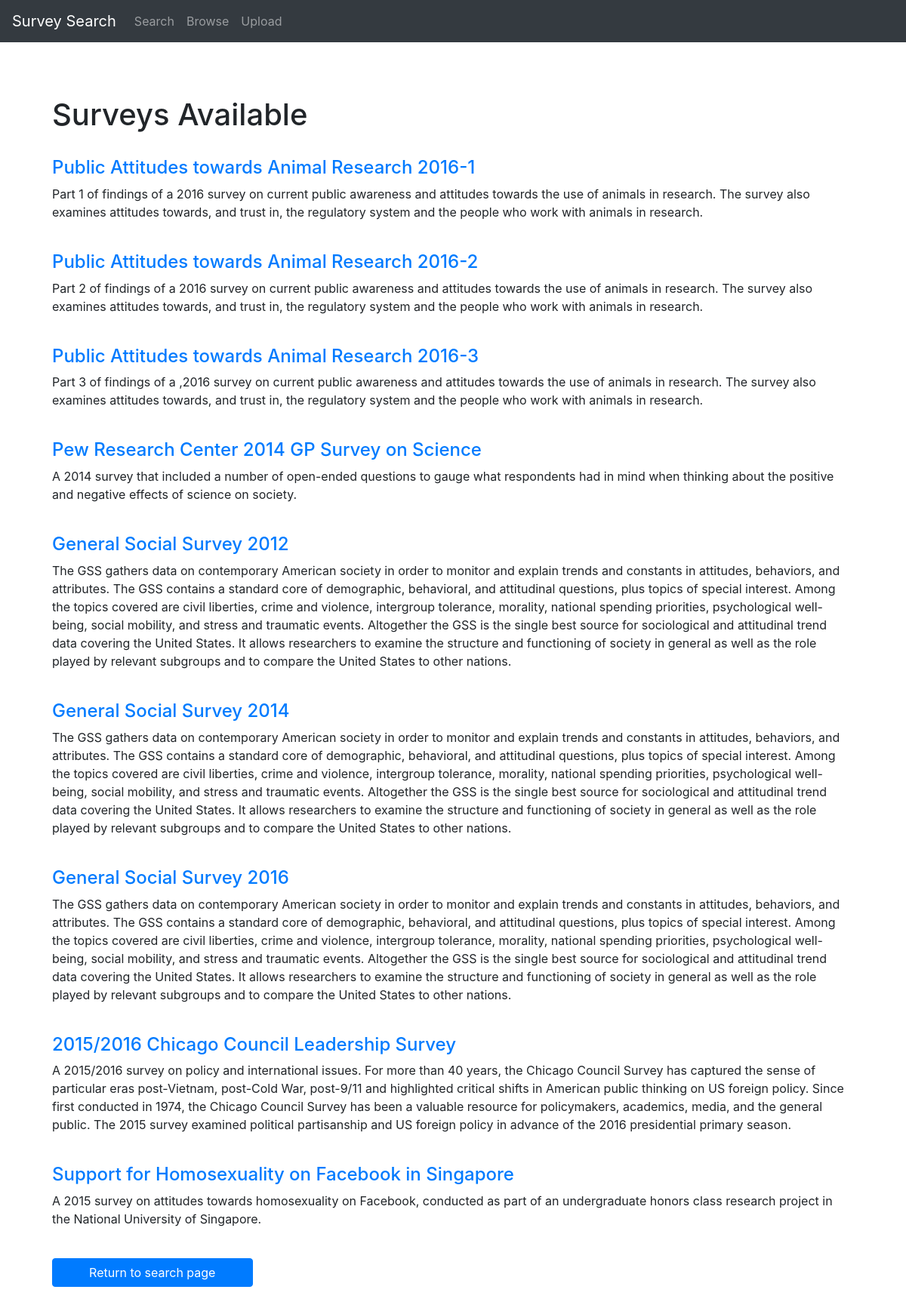
The page /search/browse_surveys.html on the database its author committed.
### search/models.py (models this page shows, shortened)
class SurveyDetails(models.Model):
    survey_num = models.IntegerField(db_column='survey_num', primary_key = True)
    survey_key = models.CharField(db_column = 'survey_key', max_length = 500)
    survey_name = models.CharField(db_column='survey_name', max_length = 1000)
    num_participants = models.IntegerField(db_column='num_participants')
    org_conduct = models.CharField(db_column='org_conduct', max_length = 1000)
    num_questions = models.IntegerField(db_column='num_questions')
    data_link = models.CharField(db_column='data_link', max_length = 1000)
    doc_link = models.CharField(db_column='doc_link', max_length = 1000)
    source_link = models.CharField(db_column='source_link', max_length = 1000)
    summary = models.CharField(db_column='summary', max_length = 3000)
    survey_questions_document = models.FileField(db_column="document", upload_to="documents/")
    class Meta:
        db_table = 'survey_details_new'

### search/views.py (the view)
# urls.py: path('browse_surveys.html', views.Browse.as_view(), name='browse_surveys'),
class Browse(generic.ListView):
    template_name = 'search/browse_surveys.html'
    paginate_by = 10
    def get_queryset(self):
        result = SurveyDetails.objects.all()
        if result:
            return result
        else:
            return []

### search/templates/search/browse_surveys.html (shortened to what this page needs)
{% extends 'base_other.html' %}
{% block content %}
<h1>Surveys Available</h1>
{% for survey in object_list %}
<a href="{% url 'search:browse_detail' survey.survey_num %}"><h4>{{ survey.survey_name }}</h4></a>
<p><font > {{ survey.summary }}</font></p>
<br>
{% empty %}
<p>There are no surveys in the database yet.</p>
{% endfor %}
<form action="../search">
    <button type="submit" class = "btn btn-primary w-25">Return to search page</button>
</form>
{% endblock %}

### search/templates/base_other.html (shortened to what this page needs)
{% load static %}
<!doctype html>
<html lang="en">
<head>
  <link href="{% static 'css/bootstrap.min.css' %}" rel="stylesheet">
  <link href="{% static 'css/starter-template.css' %}" rel="stylesheet">
  <link href="{% static 'css/form.css' %}" rel="stylesheet">
</head>
<body>
<nav class="navbar navbar-expand-md navbar-dark bg-dark fixed-top">
  <a class="navbar-brand" href="{% url 'search:index' %}">Survey Search</a>
  <div class="collapse navbar-collapse" id="navbarsExampleDefault">
    <ul class="navbar-nav mr-auto">
      <li class="nav-item">
        <a class="nav-link" href="{% url 'search:index' %}">Search<span class="sr-only">(current)</span></a>
      </li>
      <li class="nav-item">
        <a class="nav-link" href="{% url 'search:browse_surveys' %}">Browse</a>
      </li>
      <li class="nav-item">
        <a class="nav-link" href="{% url 'search:upload' %}">Upload</a>
      </li>
    </ul>
  </div>
</nav>
<main role="main" class="container" style="text_align:left">
  <div class="starter-template" style = "text_align:left">
    {%block content%}{% endblock %}
  </div>
</main>
</body>
</html>

### search/static/css/starter-template.css (style rules this page uses)
body { padding-top: 5rem; }
.starter-template { padding: 3rem 1.5rem; text-align: left; }

### rows shown on the page
SurveyDetails: survey_name "Public Attitudes towards Animal Research 2016-1", summary "Part 1 of findings of a 2016 survey on current public awareness and attitudes towards the use of animals in research. The survey also examines attitudes towards, and trust in, the regulatory system and the people who work with animals in research."
SurveyDetails: survey_name "Public Attitudes towards Animal Research 2016-2", summary "Part 2 of findings of a 2016 survey on current public awareness and attitudes towards the use of animals in research. The survey also examines attitudes towards, and trust in, the regulatory system and the people who work with animals in research."
SurveyDetails: survey_name "Public Attitudes towards Animal Research 2016-3", summary "Part 3 of findings of a ,2016 survey on current public awareness and attitudes towards the use of animals in research. The survey also examines attitudes towards, and trust in, the regulatory system and the people who work with animals in research."
SurveyDetails: survey_name "Pew Research Center 2014 GP Survey on Science", summary "A 2014 survey that included a number of open-ended questions to gauge what respondents had in mind when thinking about the positive and negative effects of science on society."
SurveyDetails: survey_name "General Social Survey 2012", summary "The GSS gathers data on contemporary American society in order to monitor and explain trends and constants in attitudes, behaviors, and attributes. The GSS contains a standard core of demographic, behavioral, and attitudinal questions, plus topics of special interest. Among the topics covered are civil liberties, crime and violence, intergroup tolerance, morality, national spending priorities, psychological well-being, social mobility, and stress and traumatic events. Altogether the GSS is the single best source for sociological and attitudinal trend data covering the United States. It allows researchers to examine the structure and functioning of society in general as well as the role…"
SurveyDetails: survey_name "General Social Survey 2014", summary "The GSS gathers data on contemporary American society in order to monitor and explain trends and constants in attitudes, behaviors, and attributes. The GSS contains a standard core of demographic, behavioral, and attitudinal questions, plus topics of special interest. Among the topics covered are civil liberties, crime and violence, intergroup tolerance, morality, national spending priorities, psychological well-being, social mobility, and stress and traumatic events. Altogether the GSS is the single best source for sociological and attitudinal trend data covering the United States. It allows researchers to examine the structure and functioning of society in general as well as the role…"
SurveyDetails: survey_name "General Social Survey 2016", summary "The GSS gathers data on contemporary American society in order to monitor and explain trends and constants in attitudes, behaviors, and attributes. The GSS contains a standard core of demographic, behavioral, and attitudinal questions, plus topics of special interest. Among the topics covered are civil liberties, crime and violence, intergroup tolerance, morality, national spending priorities, psychological well-being, social mobility, and stress and traumatic events. Altogether the GSS is the single best source for sociological and attitudinal trend data covering the United States. It allows researchers to examine the structure and functioning of society in general as well as the role…"
SurveyDetails: survey_name "2015/2016 Chicago Council Leadership Survey", summary "A 2015/2016 survey on policy and international issues. For more than 40 years, the Chicago Council Survey has captured the sense of particular eras post-Vietnam, post-Cold War, post-9/11 and highlighted critical shifts in American public thinking on US foreign policy. Since first conducted in 1974, the Chicago Council Survey has been a valuable resource for policymakers, academics, media, and the general public. The 2015 survey examined political partisanship and US foreign policy in advance of the 2016 presidential primary season."
SurveyDetails: survey_name "Support for Homosexuality on Facebook in Singapore", summary "A 2015 survey on attitudes towards homosexuality on Facebook, conducted as part of an undergraduate honors class research project in the National University of Singapore."
